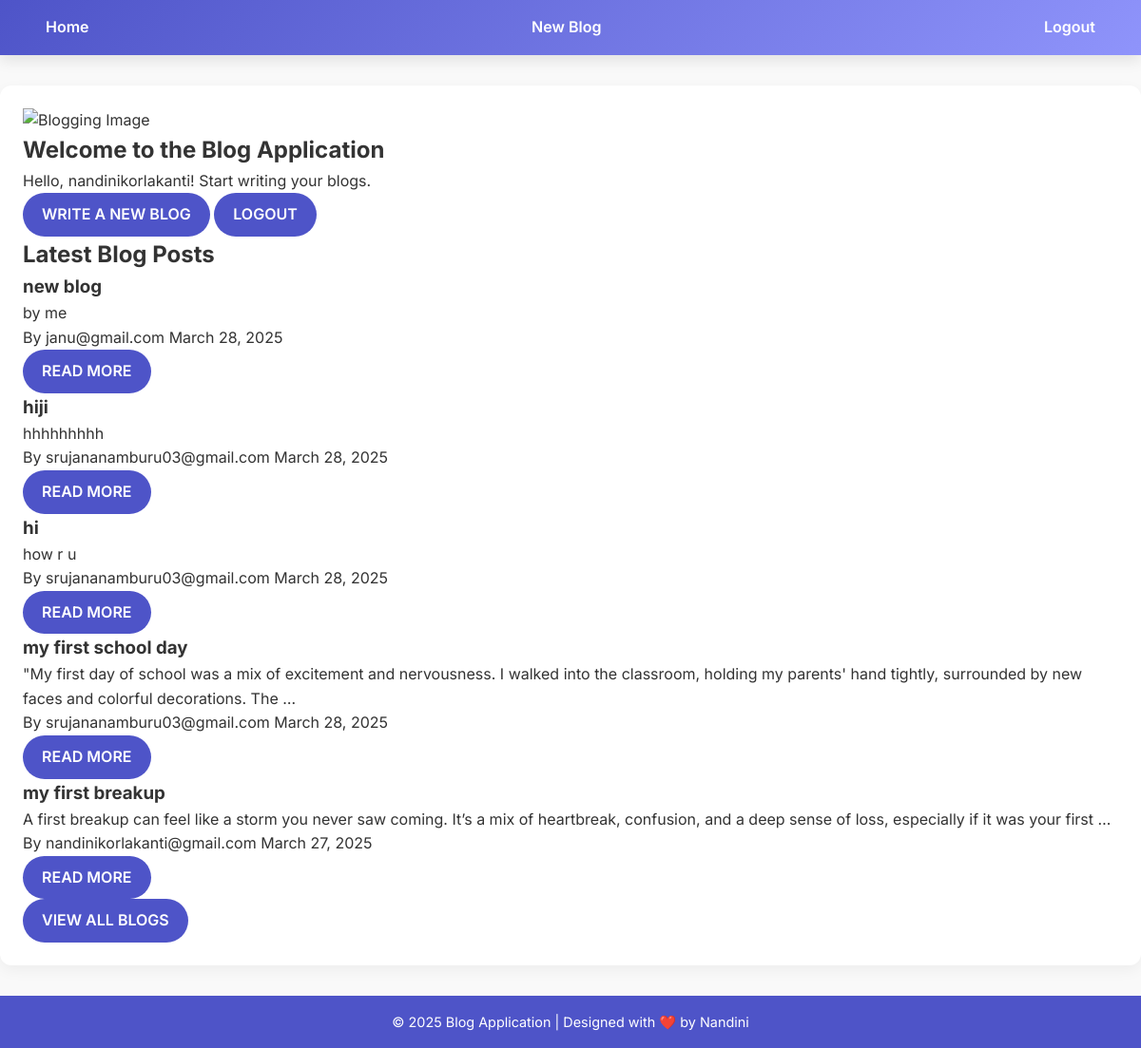
The app's page / (signed in) with its own data.
### blog/models.py (models this page shows, shortened)
class BlogPost(models.Model):
    author = models.ForeignKey(User, on_delete=models.CASCADE)
    title = models.CharField(max_length=200)
    content = models.TextField()
    created_at = models.DateTimeField(auto_now_add=True)
    updated_at = models.DateTimeField(auto_now=True)

### blog/views.py (the view)
# urls.py: path('', views.home, name='home'),
def home(request):
    blog_posts = BlogPost.objects.all().order_by('-created_at')[:10]  # Get the 10 most recent blog posts
    context = {
        'blog_posts': blog_posts,
    }
    return render(request, 'home.html', context)

### blog/templates/home.html (shortened to what this page needs)
{% extends 'base.html' %}
{% load static %}
{% block content %}
<section class="hero">
    <img src="{% static 'images/blog_opportunities.jpg' %}" alt="Blogging Image">
    <h1>Welcome to the Blog Application</h1>
{% if user.is_authenticated %}
    <p>Hello, {{ user.username }}! Start writing your blogs.</p>
    <a href="{% url 'create_blog' %}" class="btn">Write a New Blog</a>
    <a href="{% url 'logout' %}" class="btn">Logout</a>
{% else %}
    <p>Read amazing blogs or join us to create your own!</p>
{% endif %}
</section>
<section class="blog-list">
    <h2>Latest Blog Posts</h2>
{% if blog_posts %}
    <div class="blogs-container">
        {% for blog in blog_posts %}
            <div class="blog-card">
                <h3>{{ blog.title }}</h3>
                <p>{{ blog.content|truncatewords:30 }}</p>
                <div class="blog-meta">
                    <span>By {{ blog.author.username }}</span>
                    <span>{{ blog.created_at|date:"F d, Y" }}</span>
                </div>
                <a href="{% url 'blog_detail' blog.pk %}" class="btn">Read More</a>
            </div>
        {% endfor %}
    </div>
    <div class="view-all">
        <a href="{% url 'blog_list' %}" class="btn">View All Blogs</a>
    </div>
{% else %}
    <p>No blogs have been published yet.</p>
{% endif %}
</section>
{% endblock %}

### blog/templates/base.html (style rules this page uses)
* { margin: 0; padding: 0; box-sizing: border-box; font-family: 'Inter', sans-serif; }
body { background-color: #f9f9f9; color: #333; line-height: 1.6; }
.btn { display: inline-block; padding: 10px 20px; font-size: 1rem; font-weight: 600; text-transform: uppercase; border: none; border-radius: 30px; background-color: #4e54c8; color: #fff; cursor: pointer; transition: all 0.3s ease; text-decoration: none; }

### records on screen
BlogPost: title "new blog", content "by me", author.username "janu@gmail.com", created_at "March 28, 2025"
BlogPost: title "hiji", content "hhhhhhhhh", author.username "srujananamburu03@gmail.com", created_at "March 28, 2025"
BlogPost: title "hi", content "how r u", author.username "srujananamburu03@gmail.com", created_at "March 28, 2025"
BlogPost: title "my first school day", content "\"My first day of school was a mix of excitement and nervousness. I walked into the classroom, holding my parents' hand tightly, surrounded by new faces and colorful decorations. The …", author.username "srujananamburu03@gmail.com", created_at "March 28, 2025"
BlogPost: title "my first breakup", content "A first breakup can feel like a storm you never saw coming. It’s a mix of heartbreak, confusion, and a deep sense of loss, especially if it was your first …", author.username "nandinikorlakanti@gmail.com", created_at "March 27, 2025"

### other values on screen
{{ user.username }} "nandinikorlakanti"
